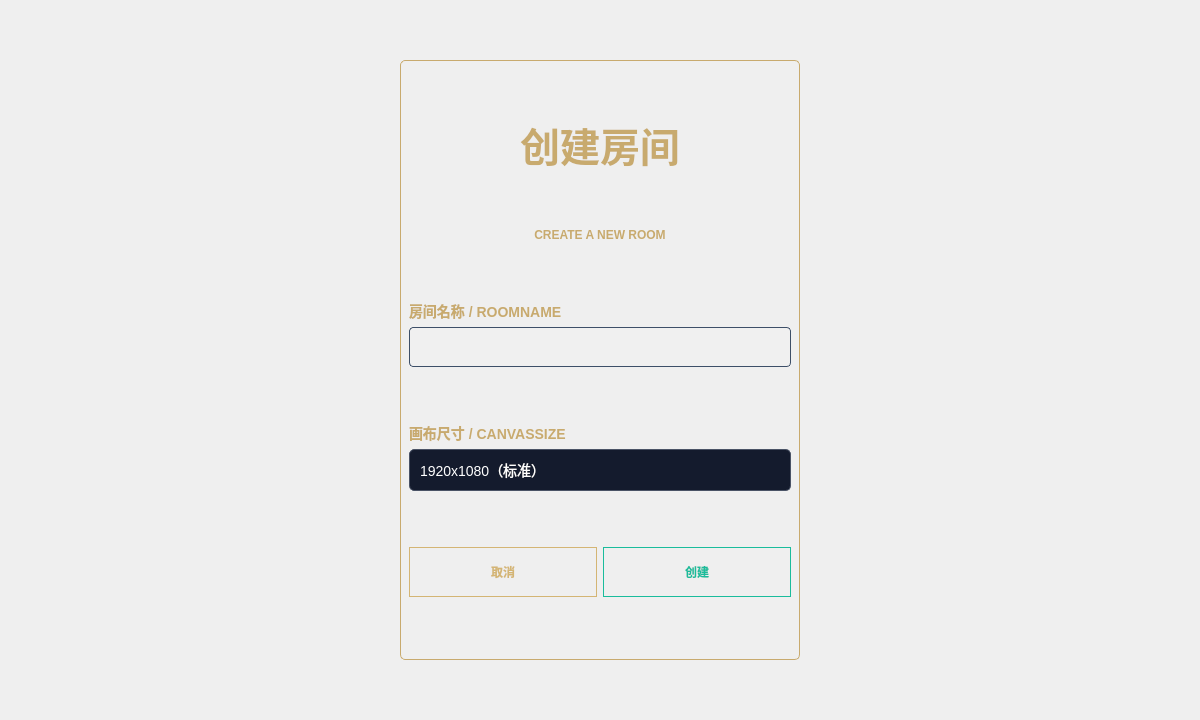
<?xml version="1.0" encoding="UTF-8"?>
<ui version="4.0">
 <class>NewRoomDialog</class>
 <widget class="QDialog" name="NewRoomDialog">
  <property name="geometry">
   <rect>
    <x>0</x>
    <y>0</y>
    <width>1200</width>
    <height>720</height>
   </rect>
  </property>
  <property name="windowTitle">
   <string>Dialog</string>
  </property>
  <layout class="QGridLayout" name="gridLayout">
   <item row="0" column="1">
    <spacer name="verticalSpacer_2">
     <property name="orientation">
      <enum>Qt::Vertical</enum>
     </property>
     <property name="sizeHint" stdset="0">
      <size>
       <width>20</width>
       <height>42</height>
      </size>
     </property>
    </spacer>
   </item>
   <item row="1" column="0">
    <spacer name="horizontalSpacer">
     <property name="orientation">
      <enum>Qt::Horizontal</enum>
     </property>
     <property name="sizeHint" stdset="0">
      <size>
       <width>382</width>
       <height>20</height>
      </size>
     </property>
    </spacer>
   </item>
   <item row="1" column="1" colspan="2">
    <widget class="QWidget" name="widget" native="true">
     <property name="minimumSize">
      <size>
       <width>400</width>
       <height>600</height>
      </size>
     </property>
     <property name="styleSheet">
      <string notr="true">#widget{	
	border: 1px solid #C8AA6E;      
	font-family: 'Microsoft YaHei';
	border-radius: 5px;
}</string>
     </property>
     <layout class="QVBoxLayout" name="verticalLayout_3">
      <item>
       <widget class="QLabel" name="title_lbl">
        <property name="maximumSize">
         <size>
          <width>16777215</width>
          <height>50</height>
         </size>
        </property>
        <property name="styleSheet">
         <string notr="true">	border: none;      
   	color: #C8AA6E;
	font-size: 40px;
	font-weight: bold;
	font-family: 'Microsoft YaHei';</string>
        </property>
        <property name="text">
         <string>创建房间</string>
        </property>
        <property name="alignment">
         <set>Qt::AlignCenter</set>
        </property>
       </widget>
      </item>
      <item>
       <widget class="QLabel" name="title_lbl_en">
        <property name="maximumSize">
         <size>
          <width>16777215</width>
          <height>20</height>
         </size>
        </property>
        <property name="styleSheet">
         <string notr="true">	border: none;      
   	color: #C8AA6E;
	font-size: 12px;
	font-weight: bold;
	font-family: 'Microsoft YaHei';</string>
        </property>
        <property name="text">
         <string>CREATE A NEW ROOM</string>
        </property>
        <property name="alignment">
         <set>Qt::AlignCenter</set>
        </property>
       </widget>
      </item>
      <item>
       <layout class="QVBoxLayout" name="verticalLayout">
        <item>
         <widget class="QLabel" name="roomName_lbl">
          <property name="maximumSize">
           <size>
            <width>16777215</width>
            <height>20</height>
           </size>
          </property>
          <property name="styleSheet">
           <string notr="true">   	color: #C8AA6E;
	font-size: 14px;
	font-weight: bold;
	font-family: 'Microsoft YaHei';</string>
          </property>
          <property name="text">
           <string>房间名称 / ROOMNAME</string>
          </property>
         </widget>
        </item>
        <item>
         <widget class="QLineEdit" name="roomName_edit">
          <property name="minimumSize">
           <size>
            <width>0</width>
            <height>40</height>
           </size>
          </property>
          <property name="styleSheet">
           <string notr="true">QLineEdit {
    background-color: rgba(255, 255, 255, 0.05); /* 极淡的白色透明背景 */
    border: 1px solid #3d4f68;                   /* 蓝灰色边框 */
    border-radius: 4px;                          /* 轻微圆角 */
    padding: 8px 10px;                           /* 内部文字间距 */
    color: #cccccc;                              /* 输入文字颜色：浅灰 */
    font-family: &quot;Microsoft YaHei&quot;;
    font-size: 14px;
    selection-background-color: #d4b574;         /* 选中文字背景色：金色 */
}

/* 输入框获得焦点时 */
QLineEdit:focus {
    border: 1px solid #d4b574; /* 获得焦点变金色边框 */
    background-color: rgba(255, 255, 255, 0.08);
}</string>
          </property>
         </widget>
        </item>
       </layout>
      </item>
      <item>
       <layout class="QVBoxLayout" name="verticalLayout_2">
        <item>
         <widget class="QLabel" name="canvasSize_lbl">
          <property name="maximumSize">
           <size>
            <width>16777215</width>
            <height>20</height>
           </size>
          </property>
          <property name="styleSheet">
           <string notr="true">   	color: #C8AA6E;
	font-size: 14px;
	font-weight: bold;
	font-family: 'Microsoft YaHei';</string>
          </property>
          <property name="text">
           <string>画布尺寸 / CANVASSIZE</string>
          </property>
         </widget>
        </item>
        <item>
         <widget class="QComboBox" name="canvasSize_cbx">
          <property name="minimumSize">
           <size>
            <width>0</width>
            <height>42</height>
           </size>
          </property>
          <property name="styleSheet">
           <string notr="true">/* 画布尺寸下拉框 */
QComboBox#canvasSize_cbx {
    background-color: #141b2d; /* 深色背景 */
    border: 1px solid #4a5366; /* 默认边框颜色 */
    border-radius: 5px;
    color: #ffffff;            /* 白色文字 */
    font-family: &quot;Microsoft YaHei&quot;;
    font-size: 14px;
    padding: 5px 10px;
    min-height: 30px;
}

/* 下拉框聚焦时的样式 */
QComboBox#canvasSize_cbx:focus {
    border: 1px solid #bba47c; /* 聚焦时变为金色边框 */
}

/* 下拉框的下拉箭头区域样式 */
QComboBox::drop-down#canvasSize_cbx {
    subcontrol-origin: padding;
    subcontrol-position: top right;
    width: 20px;
    border-left-width: 0px; /* 不显示左边框 */
    border-top-right-radius: 5px;
    border-bottom-right-radius: 5px;
}

/* 下拉列表的样式 */
QComboBox QAbstractItemView#canvasSize_cbx {
    background-color: #141b2d; /* 下拉列表背景 */
    border: 1px solid #bba47c; /* 下拉列表边框 */
    color: #ffffff;            /* 下拉列表文字颜色 */
    selection-background-color: #bba47c; /* 选中项背景色 */
    selection-color: #0c1325;            /* 选中项文字颜色 */
    outline: none; /* 去掉虚线框 */
}</string>
          </property>
          <item>
           <property name="text">
            <string>1920x1080（标准）</string>
           </property>
          </item>
          <item>
           <property name="text">
            <string>A4（2480x3508）</string>
           </property>
          </item>
          <item>
           <property name="text">
            <string>超大画布（5000x5000）</string>
           </property>
          </item>
         </widget>
        </item>
       </layout>
      </item>
      <item>
       <layout class="QHBoxLayout" name="horizontalLayout">
        <item>
         <widget class="QPushButton" name="cannel_btn">
          <property name="minimumSize">
           <size>
            <width>0</width>
            <height>50</height>
           </size>
          </property>
          <property name="styleSheet">
           <string notr="true">QPushButton {
    border: 1px solid #d4b574;  /* 金色边框 */
    color: #d4b574;             /* 金色文字 */
	font-weight: bold;
}

QPushButton:hover {
    background-color: rgba(212, 181, 116, 0.1); /* 悬停时微亮 */
    border: 1px solid #ead095;
	font-weight: bold;
}

QPushButton:pressed {
    background-color: rgba(212, 181, 116, 0.2); /* 按下效果 */
    padding-top: 1px; /* 模拟按压位移 */
    padding-left: 1px;
	font-weight: bold;
}</string>
          </property>
          <property name="text">
           <string>取消</string>
          </property>
         </widget>
        </item>
        <item>
         <widget class="QPushButton" name="creat_btn">
          <property name="minimumSize">
           <size>
            <width>0</width>
            <height>50</height>
           </size>
          </property>
          <property name="styleSheet">
           <string notr="true">QPushButton {
    border: 1px solid #1abc9c;  /* 青色边框 */
    color: #1abc9c;             /* 青色文字 */
	font-weight: bold;
}

QPushButton:hover {
    background-color: rgba(26, 188, 156, 0.1); /* 悬停微亮 */
    border: 1px solid #3de3c2;
	font-weight: bold;
}

QPushButton:pressed {
    background-color: rgba(26, 188, 156, 0.2);
    padding-top: 1px;
    padding-left: 1px;
	font-weight: bold;
}</string>
          </property>
          <property name="text">
           <string>创建</string>
          </property>
         </widget>
        </item>
       </layout>
      </item>
     </layout>
    </widget>
   </item>
   <item row="1" column="3">
    <spacer name="horizontalSpacer_2">
     <property name="orientation">
      <enum>Qt::Horizontal</enum>
     </property>
     <property name="sizeHint" stdset="0">
      <size>
       <width>382</width>
       <height>20</height>
      </size>
     </property>
    </spacer>
   </item>
   <item row="2" column="2">
    <spacer name="verticalSpacer">
     <property name="orientation">
      <enum>Qt::Vertical</enum>
     </property>
     <property name="sizeHint" stdset="0">
      <size>
       <width>20</width>
       <height>42</height>
      </size>
     </property>
    </spacer>
   </item>
  </layout>
 </widget>
 <resources/>
 <connections/>
</ui>
